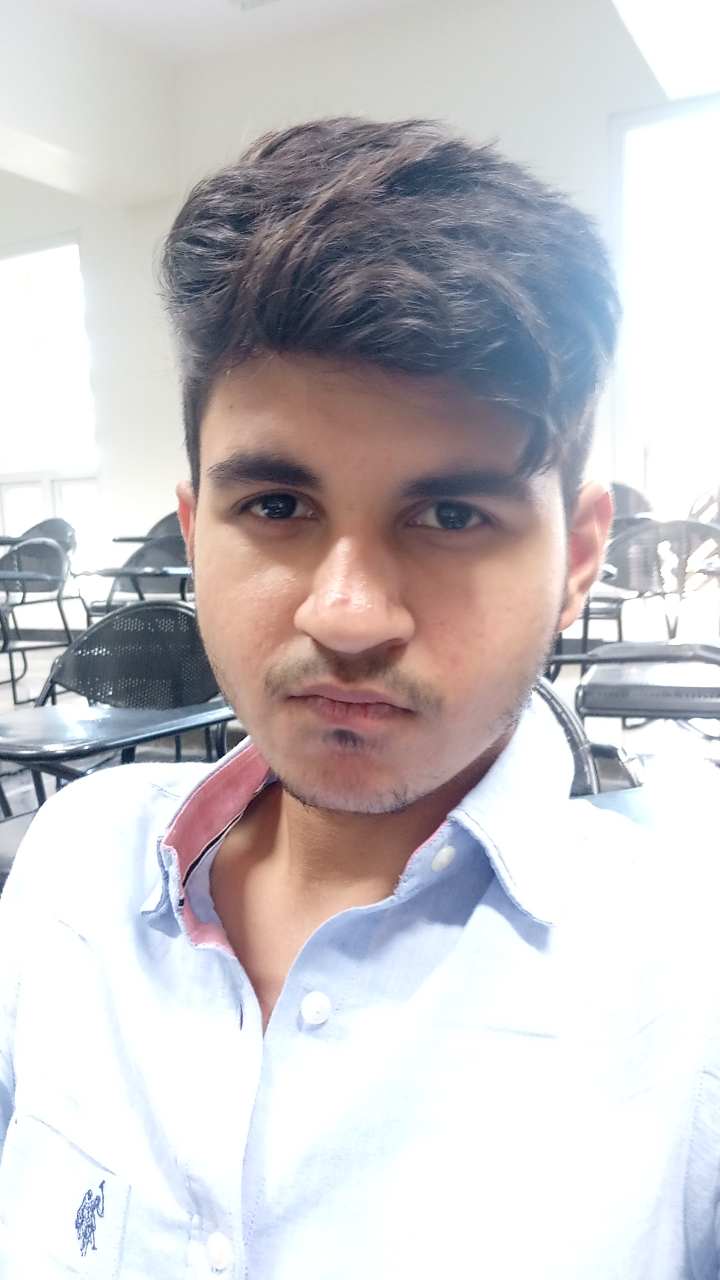
#> input picture Face-Recognition/Face Recognition Code/IITJ_students/testing_data/s2/IMG_20170925_135638.jpg, 2880 x 5120 px, found by its file name (shown at 1/4 size); its folder holds only this picture in this run
$ python detect.py
#> lines starting #> are read from the running program, lines starting #| are printed output that depends on the picture; after the words box and inside, x2 and y2 are one past the last pixel; in counts of white or black regions, pixels touching at a corner belong together
#> in detection, training_img is the input picture: shape (5120, 2880, 3); mean B, G, R 198.9, 196.4, 200.3
import os
import cv2

face_cascade = cv2.CascadeClassifier('data/cascades/haarcascade_frontalface_alt2.xml')
train_dir = 'Ruturaj/testing_data'

# use haarcascade_frontalface_alt2 and scaleFactor=1.01 for AT_T

def detectFaces(face_cascade, color_image, scaleFactor=1.1):
#> called with scaleFactor = 1.1
    img_copy = color_image.copy()
    res_img = cv2.resize(img_copy,None,fx=1/12, fy=1/12, interpolation=cv2.INTER_AREA)
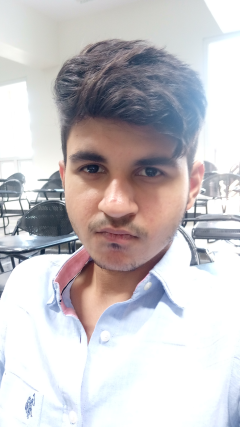
#> res_img: shape (427, 240, 3); mean B, G, R 199, 196.4, 200.3
    gray_img = cv2.cvtColor(res_img, cv2.COLOR_BGR2GRAY)
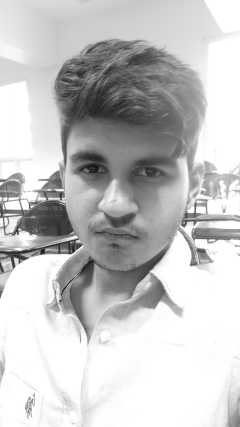
#> gray_img: shape (427, 240); min 20, max 255, mean 197.9

    faces = face_cascade.detectMultiScale(gray_img, scaleFactor, minNeighbors=5)
#> faces = [[42, 118, 150, 150]]


    if len(faces) == 0:
        cv2.imshow('img', img_copy)
        cv2.waitKey(10)
        return False

    (x, y, w, h) = faces[0]
#> x = 42; y = 118; w = 150; h = 150
    cv2.rectangle(res_img, (x,y), (x+w, y+h), (0,255,0), 2)
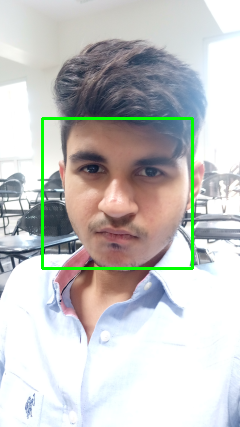
#> res_img: shape (427, 240, 3); 1.75% of pixels changed, all inside (x1, y1, x2, y2) = (41, 117, 194, 270)
    cv2.imshow('img', res_img)
    cv2.waitKey(10)
    return True

def detection(dir_path):
    total_det = 0
    total_img = 0
    subjects = os.listdir(dir_path)

    for sub in subjects:
        if not sub[0] == 's':
            continue

        label = sub[1:]

        sub_dir_path = dir_path + '/' + sub

        sub_images = os.listdir(sub_dir_path)

        for images in sub_images:
            if images[0] == '.':
                continue

            img_path = sub_dir_path + '/' + images
            training_img = cv2.imread(img_path)

            if detectFaces(face_cascade, training_img):
                total_det+=1
            else:
                print(img_path)
                cv2.imshow('no det', training_img)
                cv2.waitKey(100)
            total_img += 1
#> pass 2 of the loop in detection, `for sub in subjects:`:
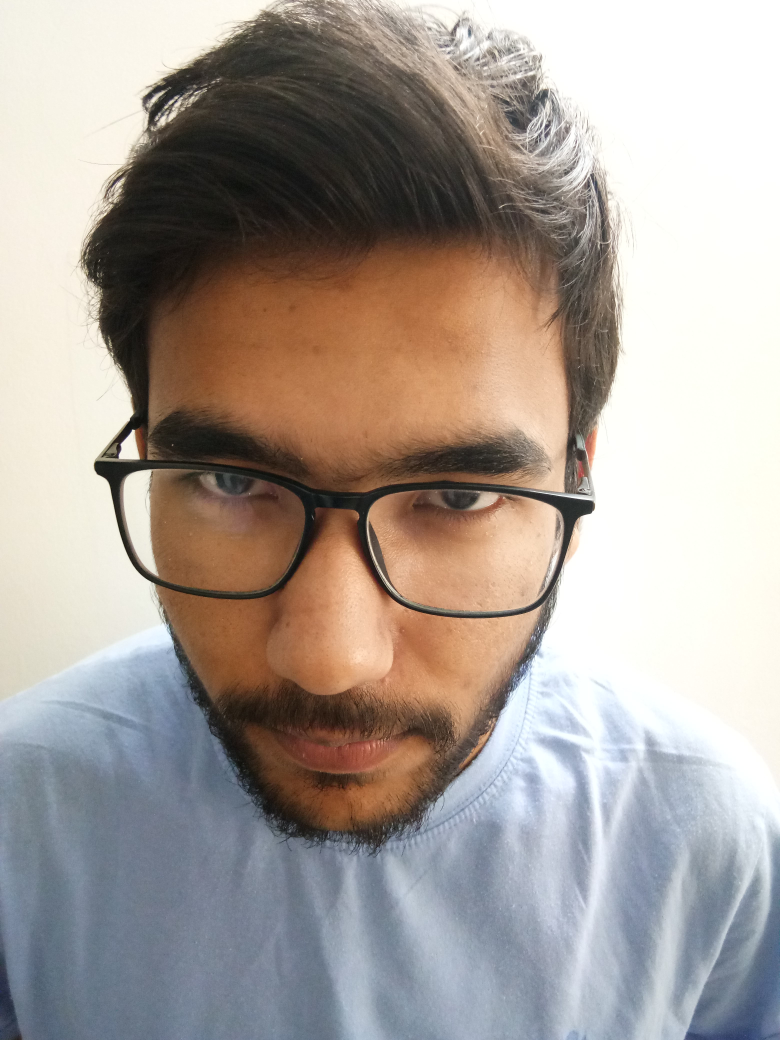
#> input picture Face-Recognition/Face Recognition Code/IITJ_students/testing_data/s5/IMG_20180417_141820_Burst10.jpg, 3120 x 4160 px, found by its file name (shown at 1/4 size)
#> in detection, training_img is the input picture: shape (4160, 3120, 3); mean B, G, R 152.2, 158.7, 168
#> in detectFaces (call 2), `gray_img = cv2.cvtColor(res_img, cv2.COLOR_BGR2GRAY)`:
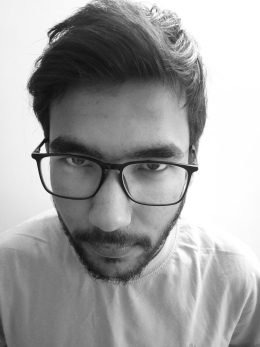
#> gray_img: shape (347, 260); min 15, max 255, mean 160.7
#> faces = [[10, 83, 214, 214]]
#> x = 10; y = 83; w = 214
#> in detectFaces (call 2), `cv2.rectangle(res_img, (x,y), (x+w, y+h), (0,255,0), 2)`:
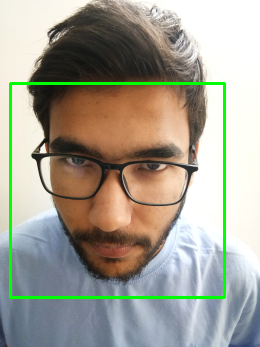
#> res_img: shape (347, 260, 3); mean B, G, R 147.4, 161.1, 163.1
    return total_det, total_img

(x, y) = detection(train_dir)

print(x)
print(y)
